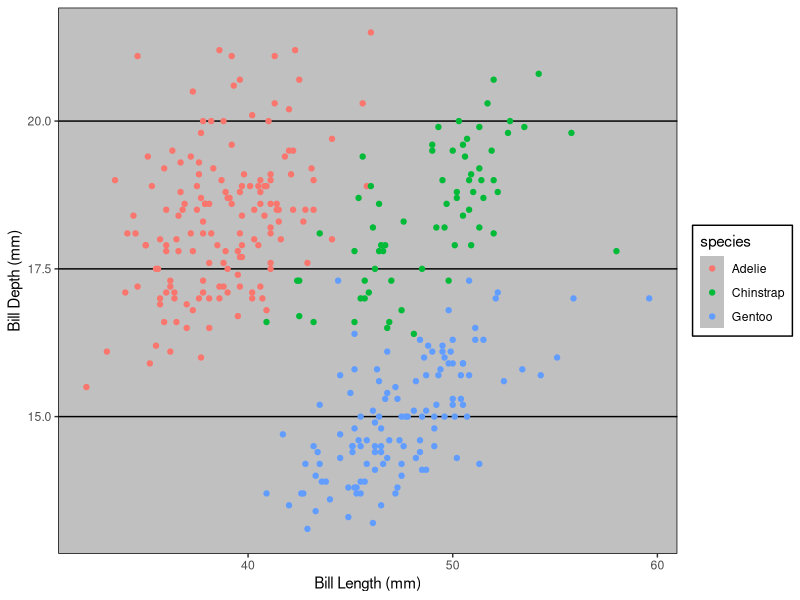
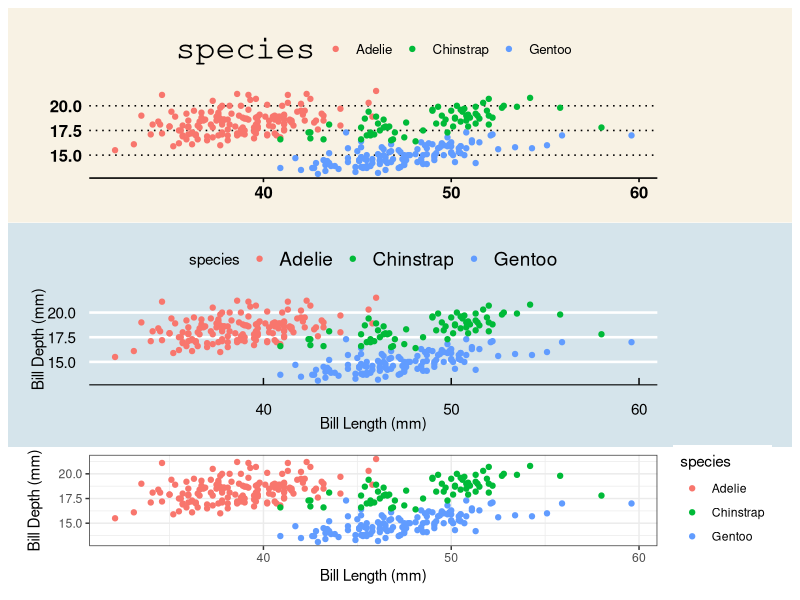

Generate these figures, in order, with R:
## ---- chunk 1
#| echo: false
# load penguins df and packages so that it can be used by inline code references
library(palmerpenguins)
library(tidyverse)
## ---- chunk 2
#| fig-align: center
#| fig-width: 6
#| fig-height: 4
#| code-fold: false 
#| echo: false

library(ggthemes)

ggplot(penguins, aes(x = bill_length_mm,
                     y = bill_depth_mm,
                     color = species)) +
    geom_point() +
    labs(x = "Bill Length (mm)",
         y = "Bill Depth (mm)") +
    theme_excel()
## ---- chunk 3
#| fig-align: center
#| fig-width: 6
#| fig-height: 12
#| echo: false

library(patchwork)
p1 <- ggplot(penguins, aes(x = bill_length_mm,
                     y = bill_depth_mm,
                     color = species)) +
    geom_point() +
    labs(x = "Bill Length (mm)",
         y = "Bill Depth (mm)") +
    theme_wsj()
p2 <- ggplot(penguins, aes(x = bill_length_mm,
                     y = bill_depth_mm,
                     color = species)) +
    geom_point() +
    labs(x = "Bill Length (mm)",
         y = "Bill Depth (mm)") +
    theme_bw()
p3 <- ggplot(penguins, aes(x = bill_length_mm,
                     y = bill_depth_mm,
                     color = species)) +
    geom_point() +
    labs(x = "Bill Length (mm)",
         y = "Bill Depth (mm)") +
    theme_economist()

p1 / p3 / p2
